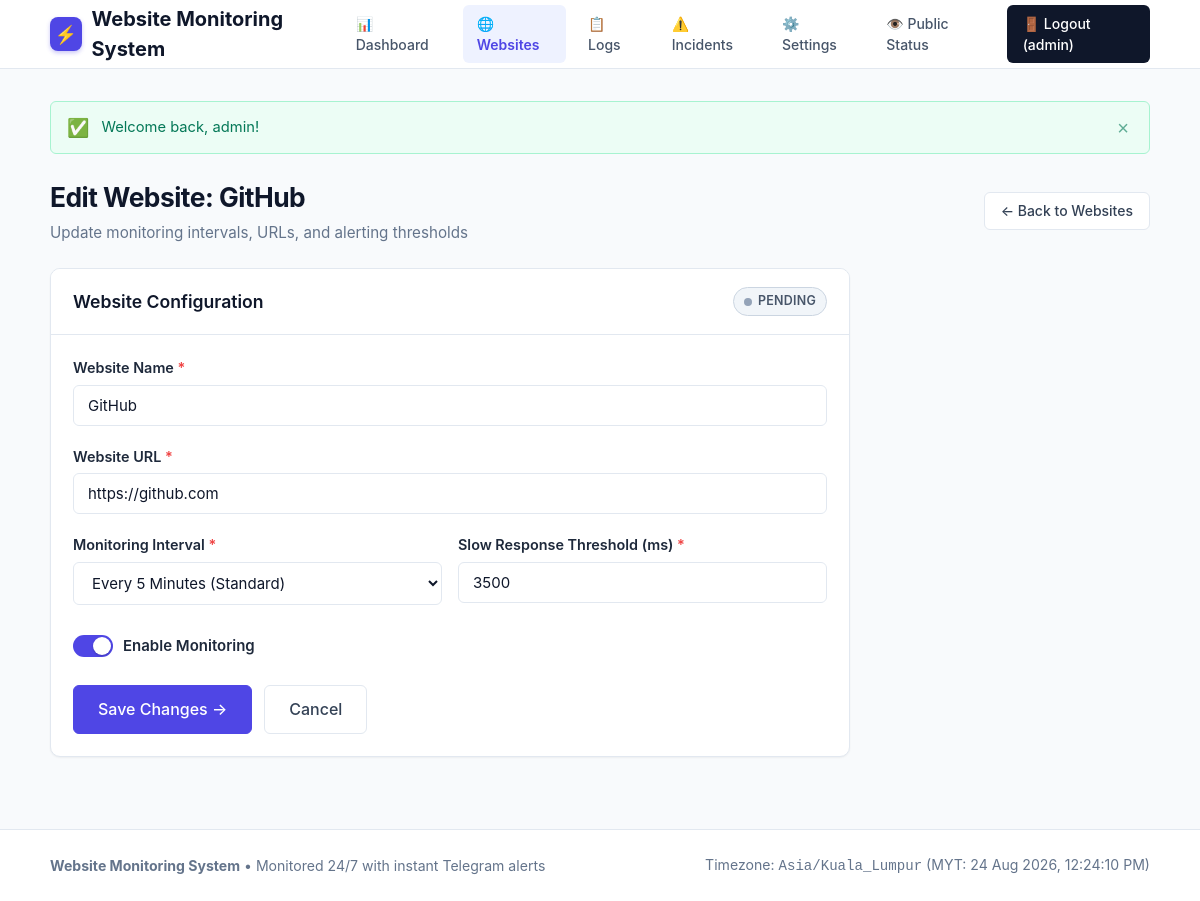
The page /admin/website-edit.php?id=3 (signed in) on the database its author committed.
### tables this page shows
CREATE TABLE IF NOT EXISTS `websites` (
    `id` INT AUTO_INCREMENT PRIMARY KEY,
    `name` VARCHAR(100) NOT NULL,
    `url` VARCHAR(255) NOT NULL,
    `monitoring_interval` INT NOT NULL DEFAULT 5 COMMENT 'Interval in minutes',
    `slow_threshold` INT NOT NULL DEFAULT 3000 COMMENT 'Slow response threshold in milliseconds',
    `enabled` TINYINT(1) NOT NULL DEFAULT 1 COMMENT '1 = Enabled, 0 = Disabled',
    `current_status` ENUM('UP', 'DOWN', 'SLOW', 'PENDING') NOT NULL DEFAULT 'PENDING',
    `last_checked` DATETIME DEFAULT NULL,
    `response_time` INT DEFAULT NULL COMMENT 'Response time in milliseconds',
    `http_status_code` INT DEFAULT NULL,
    `created_at` DATETIME NOT NULL DEFAULT CURRENT_TIMESTAMP,
    `updated_at` DATETIME NOT NULL DEFAULT CURRENT_TIMESTAMP ON UPDATE CURRENT_TIMESTAMP,
    INDEX `idx_enabled_status` (`enabled`, `current_status`),
    INDEX `idx_last_checked` (`last_checked`)
);

### admin/website-edit.php (the view, shortened to what this page needs)
<?php
require_once __DIR__ . '/../includes/functions.php';
$pdo = getDB();
$siteId = (int)($_GET['id'] ?? 0);
$stmt = $pdo->prepare("SELECT * FROM websites WHERE id = ?");
$stmt->execute([$siteId]);
$website = $stmt->fetch();
$name = $website['name'];
$url = $website['url'];
$interval = (int)$website['monitoring_interval'];
$slowThreshold = (int)$website['slow_threshold'];
$enabled = (int)$website['enabled'];
require_once __DIR__ . '/../includes/header.php';
?>
<div class="page-header">
    <div>
        <h1 class="page-title">Edit Website: <?= e($website['name']) ?></h1>
        <p class="page-subtitle">Update monitoring intervals, URLs, and alerting thresholds</p>
    </div>
    <div class="page-actions">
        <a href="<?= BASE_URL ?>/admin/websites.php" class="btn btn-secondary">
            &larr; Back to Websites
        </a>
    </div>
</div>
<div class="container-narrow">
    <div class="card">
        <div class="card-header">
            <h2 class="card-title">Website Configuration</h2>
            <div><?= get_status_badge($website['current_status']) ?></div>
        </div>
        <div class="card-body">
            <form action="<?= BASE_URL ?>/admin/website-edit.php?id=<?= $siteId ?>" method="POST">
                <div class="form-group">
                    <label for="name" class="form-label">Website Name <span class="required">*</span></label>
                    <input type="text"
                           id="name"
                           name="name"
                           class="form-control"
                           value="<?= e($name) ?>"
                           required
                           placeholder="e.g. My Online Store">
                </div>
                <div class="form-group">
                    <label for="url" class="form-label">Website URL <span class="required">*</span></label>
                    <input type="url"
                           id="url"
                           name="url"
                           class="form-control"
                           value="<?= e($url) ?>"
                           required
                           placeholder="https://example.com">
                </div>
                <div style="display: grid; grid-template-columns: 1fr 1fr; gap: 16px;">
                    <div class="form-group">
                        <label for="monitoring_interval" class="form-label">Monitoring Interval <span class="required">*</span></label>
                        <select id="monitoring_interval" name="monitoring_interval" class="form-control">
                            <option value="5" <?= $interval == 5 ? 'selected' : '' ?>>Every 5 Minutes (Standard)</option>
                        </select>
                    </div>
                    <div class="form-group">
                        <label for="slow_threshold" class="form-label">Slow Response Threshold (ms) <span class="required">*</span></label>
                        <input type="number"
                               id="slow_threshold"
                               name="slow_threshold"
                               class="form-control"
                               value="<?= $slowThreshold ?>"
                               min="100"
                               step="100"
                               required>
                    </div>
                </div>
                <div class="form-group" style="margin-top: 10px;">
                    <label class="form-switch">
                        <input type="checkbox" name="enabled" value="1" <?= $enabled ? 'checked' : '' ?>>
                        <span style="font-weight: 600;">Enable Monitoring</span>
                    </label>
                </div>
                <div style="margin-top: 28px; display: flex; gap: 12px;">
                    <button type="submit" class="btn btn-primary btn-lg">
                        <span>Save Changes &rarr;</span>
                    </button>
                    <a href="<?= BASE_URL ?>/admin/websites.php" class="btn btn-secondary btn-lg">Cancel</a>
                </div>
            </form>
        </div>
    </div>
</div>
<?php require_once __DIR__ . '/../includes/footer.php'; ?>

### includes/functions.php (shortened to what this page needs)
<?php
function e(?string $value): string {
    return htmlspecialchars($value ?? '', ENT_QUOTES, 'UTF-8');
}
function get_flash_messages(): array {
    $messages = $_SESSION['flash_messages'] ?? [];
    return $messages;
}
function render_flash_messages(): string {
    $messages = get_flash_messages();
    $html = '<div class="flash-messages-container">';
    foreach ($messages as $msg) {
        $type = e($msg['type']);
        $text = e($msg['message']);
        $icon = match($type) {
            'success' => '✅',
            'danger'  => '🚨',
            'warning' => '⚠️',
            default   => 'ℹ️'
        };
        $html .= "<div class=\"alert alert-{$type}\"><span class=\"alert-icon\">{$icon}</span> <div class=\"alert-text\">{$text}</div><button type=\"button\" class=\"alert-close\" onclick=\"this.parentElement.remove();\">&times;</button></div>";
    }
    $html .= '</div>';
    return $html;
}
function get_status_badge(string $status, bool $withIcon = true): string {
    $status = strtoupper($status);
    return match($status) {
        'UP' => '<span class="badge badge-up">' . ($withIcon ? '<span class="status-dot dot-up"></span> ' : '') . 'UP</span>',
        'DOWN' => '<span class="badge badge-down">' . ($withIcon ? '<span class="status-dot dot-down"></span> ' : '') . 'DOWN</span>',
        'SLOW' => '<span class="badge badge-slow">' . ($withIcon ? '<span class="status-dot dot-slow"></span> ' : '') . 'SLOW</span>',
        default => '<span class="badge badge-pending">' . ($withIcon ? '<span class="status-dot dot-pending"></span> ' : '') . 'PENDING</span>',
    };
}

### rows shown on the page
websites: name "GitHub", current_status "PENDING", url "https://github.com", monitoring_interval "Every 5 Minutes (Standard)", slow_threshold "3500", enabled "☑"

### other values the page prints
APP_NAME "Website Monitoring System"
$adminUser['username'] "admin"
$icon "✅"
$text "Welcome back, admin!"
APP_TIMEZONE "Asia/Kuala_Lumpur"
$currentTimeStr "24 Aug 2026, 12:24:10 PM"
